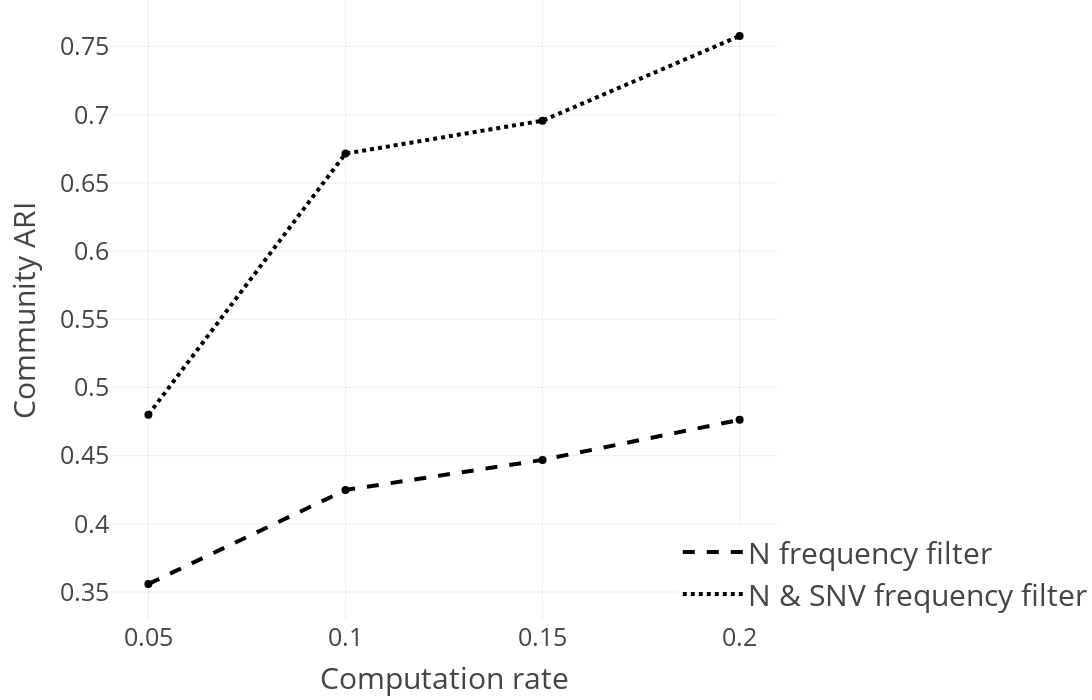

Source (notebook cell):
### Markdown cell above
### Community ARI for different filters and computation rates using depth search

### Code cell
sub_fig = get_computation_rate_plot("adjusted_rand_index", depth_search_evaluation, "Community ARI", dict(
            x=0.85,
            y=0,
            itemwidth=60,
            xanchor="left",
            yanchor="bottom",
            font=dict(size=30),
        ))

sub_fig.show()

### Figure 1 — Plotly figure (JSON) as saved in the notebook; plotly's stock layout.template omitted (floating-point values rounded to 4 significant figures)
{"data": [{"line": {"color": "black", "dash": "dash", "width": 4}, "mode": "lines", "name": "N frequency filter", "type": "scatter", "x": [0.05, 0.1, 0.15, 0.2], "y": [0.3559, 0.4248, 0.4469, 0.4763]}, {"marker": {"color": "black", "size": 8, "symbol": "circle"}, "mode": "markers", "showlegend": false, "text": "", "type": "scatter", "x": [0.05], "y": [0.3559]}, {"marker": {"color": "black", "size": 8, "symbol": "circle"}, "mode": "markers", "showlegend": false, "text": "", "type": "scatter", "x": [0.1], "y": [0.4248]}, {"marker": {"color": "black", "size": 8, "symbol": "circle"}, "mode": "markers", "showlegend": false, "text": "", "type": "scatter", "x": [0.15], "y": [0.4469]}, {"marker": {"color": "black", "size": 8, "symbol": "circle"}, "mode": "markers", "showlegend": false, "text": "", "type": "scatter", "x": [0.2], "y": [0.4763]}, {"line": {"color": "black", "dash": "dot", "width": 4}, "mode": "lines", "name": "N & SNV frequency filter", "type": "scatter", "x": [0.05, 0.1, 0.15, 0.2], "y": [0.4801, 0.6715, 0.6956, 0.7577]}, {"marker": {"color": "black", "size": 8, "symbol": "circle"}, "mode": "markers", "showlegend": false, "text": "", "type": "scatter", "x": [0.05], "y": [0.4801]}, {"marker": {"color": "black", "size": 8, "symbol": "circle"}, "mode": "markers", "showlegend": false, "text": "", "type": "scatter", "x": [0.1], "y": [0.6715]}, {"marker": {"color": "black", "size": 8, "symbol": "circle"}, "mode": "markers", "showlegend": false, "text": "", "type": "scatter", "x": [0.15], "y": [0.6956]}, {"marker": {"color": "black", "size": 8, "symbol": "circle"}, "mode": "markers", "showlegend": false, "text": "", "type": "scatter", "x": [0.2], "y": [0.7577]}], "layout": {"font": {"size": 25}, "height": 700, "legend": {"font": {"size": 30}, "itemwidth": 60, "x": 0.85, "xanchor": "left", "y": 0, "yanchor": "bottom"}, "margin": {"b": 80, "l": 110, "r": 0, "t": 0}, "width": 1200, "xaxis": {"autorange": true, "range": [0.04043, 0.2096], "tickmode": "array", "tickvals": [0.05, 0.1, 0.15, 0.2], "title": {"text": "Computation rate"}, "type": "linear"}, "yaxis": {"autorange": true, "range": [0.3295, 0.7841], "title": {"text": "Community ARI"}, "type": "linear"}}}
